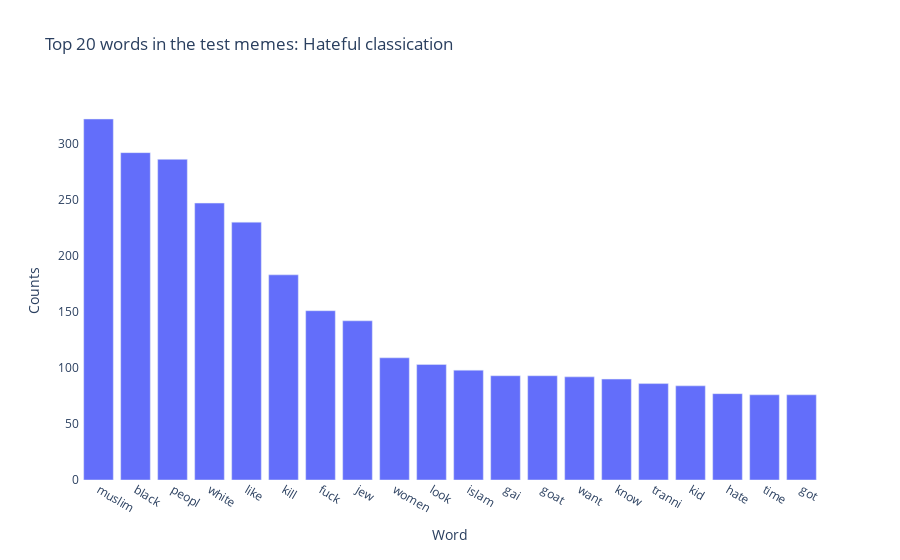

Write notebook code for a chart like this one.
### Code cell
# Create the hateful bar chart
hateful_bar = px.bar(hateful_df[:20],
                    x='Word',
                    y='Counts',
                    title='Top 20 words in the test memes: Hateful classication')
hateful_bar.update_layout(
    {
        'plot_bgcolor': 'rgba(0,0,0,0)',
        'paper_bgcolor':'rgba(0,0,0,0)' 
    }
)

hateful_bar.show()

### Figure 1 — Plotly figure (JSON) as saved in the notebook; plotly's stock layout.template omitted (floating-point values rounded to 4 significant figures)
{"data": [{"alignmentgroup": "True", "hovertemplate": "Word=%{x}<br>Counts=%{y}<extra></extra>", "legendgroup": "", "marker": {"color": "#636efa"}, "name": "", "offsetgroup": "", "orientation": "v", "showlegend": false, "textposition": "auto", "type": "bar", "x": ["muslim", "black", "peopl", "white", "like", "kill", "fuck", "jew", "women", "look", "islam", "gai", "goat", "want", "know", "tranni", "kid", "hate", "time", "got"], "xaxis": "x", "y": [322, 292, 286, 247, 230, 183, 151, 142, 109, 103, 98, 93, 93, 92, 90, 86, 84, 77, 76, 76], "yaxis": "y"}], "layout": {"barmode": "relative", "legend": {"tracegroupgap": 0}, "paper_bgcolor": "rgba(0,0,0,0)", "plot_bgcolor": "rgba(0,0,0,0)", "title": {"text": "Top 20 words in the test memes: Hateful classication"}, "xaxis": {"anchor": "y", "domain": [0, 1], "title": {"text": "Word"}}, "yaxis": {"anchor": "x", "domain": [0, 1], "title": {"text": "Counts"}}}}
